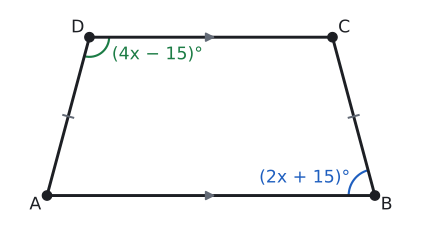

Write the Python code that produced this figure.
import sys; sys.path.insert(0, "tools")
from cizim import *

P = lambda x, y: np.array([float(x), float(y)])
uz = lambda U, V: round(float(np.linalg.norm(U - V)), 4)
def acisi(K, U, V):
    u, v = U - K, V - K
    return round(float(np.degrees(np.arccos(np.dot(u, v) / np.linalg.norm(u) / np.linalg.norm(v)))), 3)
def kesis(p, u, q, v):
    t = np.linalg.solve(np.array([u, -v]).T, q - p); return p + t[0] * u
def birim(U, V):
    t = (V - U) / np.linalg.norm(V - U); return t, np.array([-t[1], t[0]])
def paralel_isareti(U, V, f=0.5):
    M = U + f * (V - U); t, _ = birim(U, V)
    ax.annotate("", xy=M + 0.3 * S * t, xytext=M - 0.3 * S * t, arrowprops=dict(arrowstyle="-|>", color=SOLUK, lw=1.4, mutation_scale=14))
def cetik(U, V, n=1, renk=SOLUK, f=0.5):
    M = U + f * (V - U); t, m = birim(U, V)
    for i in range(n):
        c = M + (i - (n - 1) / 2) * 0.2 * S * t
        ax.plot(*zip(c - 0.22 * S * m, c + 0.22 * S * m), color=renk, lw=1.5)
def olcu(U, V, metin, d=0.5, renk=YAZI, fs=13):
    """[UV] ortasına, U->V yönünün soluna d*S uzağa yazı (d < 0: sağına)."""
    M = (U + V) / 2; _, m = birim(U, V)
    ax.text(*(M + d * S * m), metin, ha="center", va="center", color=renk, fontsize=fs)
def dik_isareti(K, U, V, r=0.4):
    a_ = (U - K) / np.linalg.norm(U - K) * r * S; b_ = (V - K) / np.linalg.norm(V - K) * r * S
    ax.plot(*zip(K + a_, K + a_ + b_, K + b_), color=SOLUK, lw=1.3)
def harf(Q, metin, dx, dy, renk=YAZI, fs=13):
    ax.text(Q[0] + dx * S, Q[1] + dy * S, metin, ha="center", va="center", color=renk, fontsize=fs)
def cizgi(U, V, renk=YAZI, lw=2.2, ls="-"):
    ax.plot(*zip(U, V), color=renk, lw=lw, ls=ls)
def basla(xmin, xmax, ymin, ymax, en=5.5):
    global fig, ax
    fig, ax = sekil(en, en * (ymax - ymin) / (xmax - xmin))
    ax.set_aspect("equal"); ax.axis("off"); ax.set_xlim(xmin, xmax); ax.set_ylim(ymin, ymax)
def yamuk(A, B, C, D, dolgu=None):
    if dolgu: ax.add_patch(patches.Polygon([A, B, C, D], closed=True, facecolor=dolgu, edgecolor="none"))
    ax.plot(*zip(A, B, C, D, A), color=YAZI)
    for Q in (A, B, C, D): nokta(ax, *Q, "")
def koseler(A, B, C, D):
    harf(A, "A", -0.5, -0.4); harf(B, "B", 0.5, -0.4); harf(C, "C", 0.5, 0.4); harf(D, "D", -0.5, 0.4)

# Kendini dene 1: ikizkenar yamuk, taban açısı 75° (x = 30: 2x + 15 = 75, 4x − 15 = 105).
a, kol, t = 10, 5, np.radians(75)
A, B = P(0, 0), P(a, 0); D = P(kol * np.cos(t), kol * np.sin(t)); C = P(a - kol * np.cos(t), kol * np.sin(t))
S = a / 14
print("B", acisi(B, A, C), "D", acisi(D, A, C), "AD", uz(A, D), "BC", uz(B, C))
basla(-1.2, a + 1.2, -0.9, D[1] + 0.9)
yamuk(A, B, C, D); koseler(A, B, C, D)
cetik(A, D); cetik(B, C); paralel_isareti(A, B); paralel_isareti(D, C)
aci(ax, B, C, A, r=0.8, renk=MAVI); aci(ax, D, A, C, r=0.6, renk=YESIL)
harf(B, "(2x + 15)°", -3.0, 0.75, MAVI); harf(D, "(4x − 15)°", 2.9, -0.75, YESIL)
kaydet(fig, __file__)
